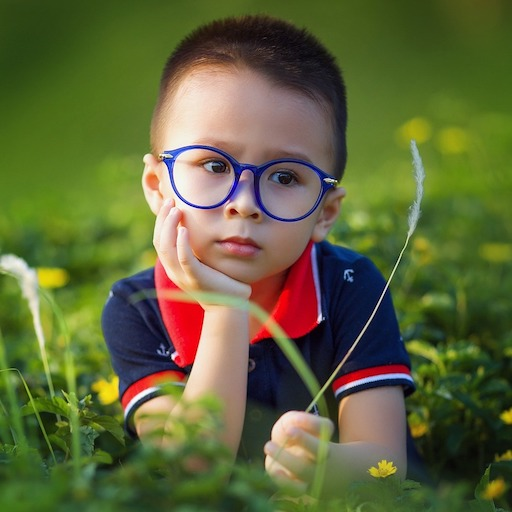
#> input picture data/images/sample.jpg, 512 x 512 px
$ python 03_cropAndResize.py
#> lines starting #> are read from the running program, lines starting #| are printed output that depends on the picture
import cv2
import numpy as np

#cv2.IMREAD_COLOR 랑 1은 같은 의미입니다
source = cv2.imread('data/images/sample.jpg',1)
#> source is the input picture: shape (512, 512, 3); mean B, G, R 57.8, 101.6, 95.4

print(cv2.IMREAD_COLOR)

#가로는 80%
#세로는 60%
#이미지 확대 / 축소

scaleX = 0.8
scaleY = 0.6 #확대는 1.6,1.2 이렇게 하면 된다.

scaleDown = cv2.resize(source,None,fx=scaleX,fy=scaleY,interpolation=cv2.INTER_LINEAR) #fx,fy는 바로 0.8,0.6으로 적어줘도 된다. , INTER_LINEAR 비어있는 데이터는 양옆 데이터의 평균으로 채워라
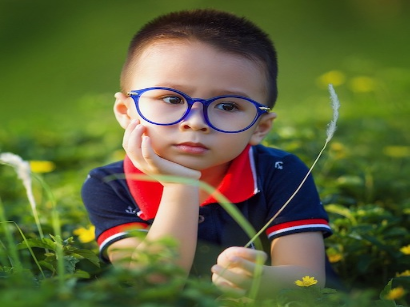
#> scaleDown: shape (307, 410, 3); mean B, G, R 57.7, 101.5, 95.3

print(scaleDown)
#> (printed output is left out)

cv2.imshow('Original',source)
cv2.imshow('Scaled Down',scaleDown)


#CROP 이미지 자르기

crop_img = source[10:200,100:250]
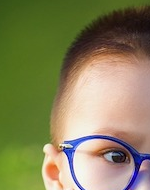
#> crop_img: shape (190, 150, 3); mean B, G, R 91, 130.7, 134.5

cv2.imshow('crop img',crop_img)

cv2.waitKey(0)
cv2.destroyAllWindows()
